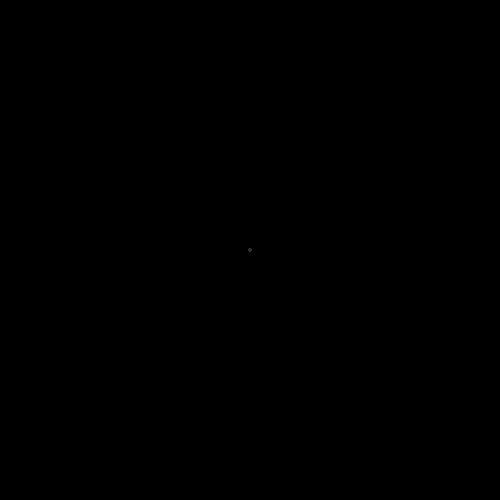
Frame 1 (no input)
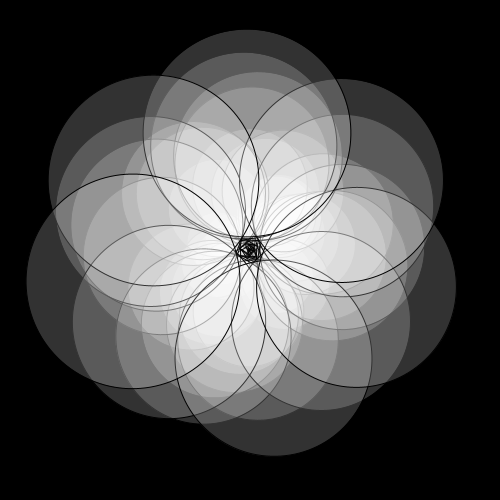
Frame 60 (the mouse pressed at the canvas centre just before this capture)
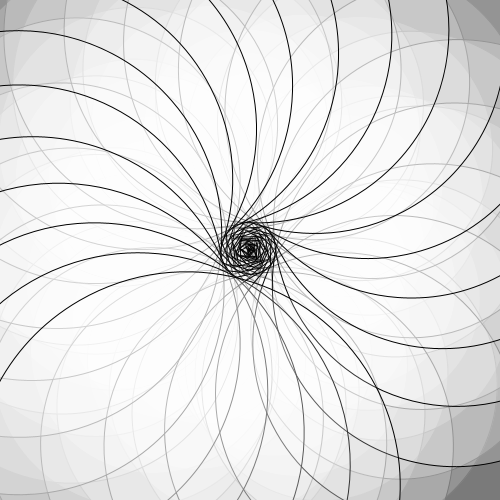
Frame 120 (the mouse held since frame 60 and released just before this capture)

The Processing sketch that drew these frames (run headless with seeded random() and noise(); from frame 60 on, the mouse is pressed at the canvas centre):

// Processing sketch: processing_171866
// ── processing_171866.pde

float c = 5;
float b = 0;
float a = 0.001;

void setup() {
  size(500, 500);
  background(0);
}
 
void draw() {
translate(width/2, height/2);
rotate(1*PI/a);
fill(255, 50);
ellipse(b, b, c, c);
a += 0.001;
b += 1.45;
c += 3.55;

}
